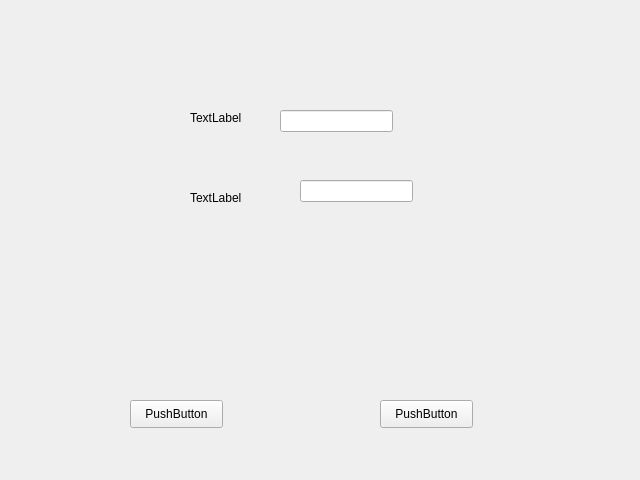
<?xml version="1.0" encoding="UTF-8"?>
<ui version="4.0">
 <class>Form</class>
 <widget class="QWidget" name="Form">
  <property name="geometry">
   <rect>
    <x>0</x>
    <y>0</y>
    <width>640</width>
    <height>480</height>
   </rect>
  </property>
  <property name="windowTitle">
   <string>Form</string>
  </property>
  <widget class="QPushButton" name="pushButton">
   <property name="geometry">
    <rect>
     <x>130</x>
     <y>400</y>
     <width>93</width>
     <height>28</height>
    </rect>
   </property>
   <property name="text">
    <string>PushButton</string>
   </property>
  </widget>
  <widget class="QPushButton" name="pushButton_2">
   <property name="geometry">
    <rect>
     <x>380</x>
     <y>400</y>
     <width>93</width>
     <height>28</height>
    </rect>
   </property>
   <property name="text">
    <string>PushButton</string>
   </property>
  </widget>
  <widget class="QLabel" name="label">
   <property name="geometry">
    <rect>
     <x>190</x>
     <y>110</y>
     <width>55</width>
     <height>16</height>
    </rect>
   </property>
   <property name="text">
    <string>TextLabel</string>
   </property>
  </widget>
  <widget class="QLabel" name="label_2">
   <property name="geometry">
    <rect>
     <x>190</x>
     <y>190</y>
     <width>55</width>
     <height>16</height>
    </rect>
   </property>
   <property name="text">
    <string>TextLabel</string>
   </property>
  </widget>
  <widget class="QLineEdit" name="lineEdit">
   <property name="geometry">
    <rect>
     <x>280</x>
     <y>110</y>
     <width>113</width>
     <height>22</height>
    </rect>
   </property>
  </widget>
  <widget class="QLineEdit" name="lineEdit_2">
   <property name="geometry">
    <rect>
     <x>300</x>
     <y>180</y>
     <width>113</width>
     <height>22</height>
    </rect>
   </property>
  </widget>
 </widget>
 <resources/>
 <connections/>
</ui>
